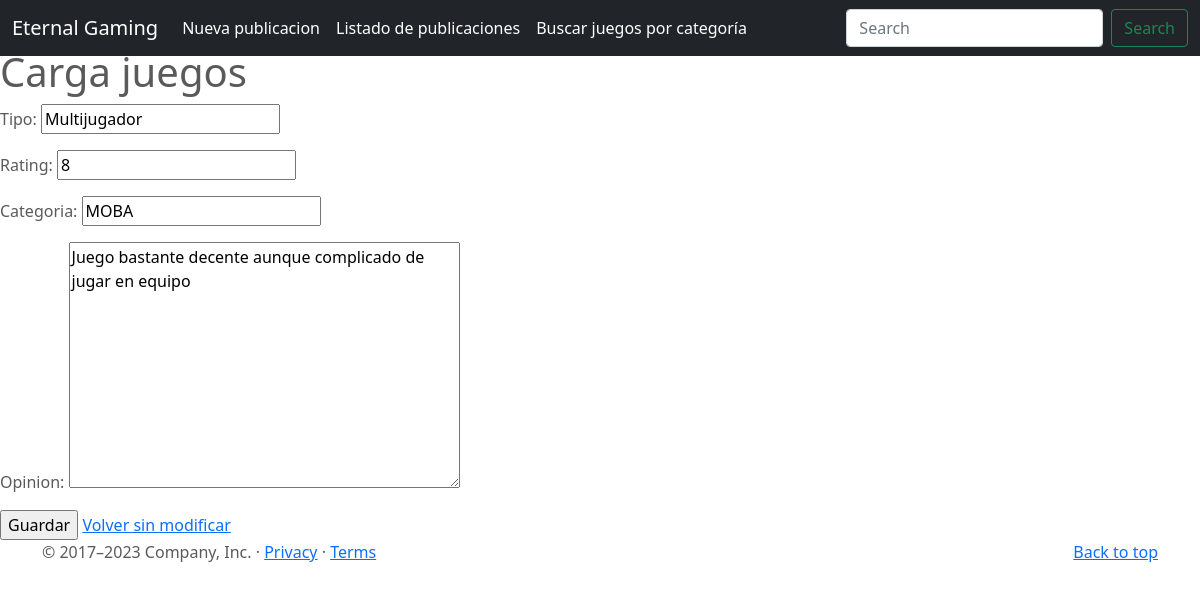
Page /juegos/3/update on the committed database.
### entrega_final_app/models.py (models this page shows, shortened)
class Juegos(models.Model):
    nombre = models.CharField(max_length=50)
    tipo = models.CharField(max_length=50)
    rating = models.CharField(max_length=2)
    categoria = models.CharField(max_length=50)
    opinion = models.TextField(max_length=500)

### entrega_final_app/views.py (the view)
# urls.py: path('juegos/<pk>/update',JuegosUpdate.as_view(), name = "juegos-update"),
class JuegosUpdate(UpdateView):
    model = Juegos
    success_url = reverse_lazy("juegos")
    fields = ['tipo',
              'rating',
              'categoria',
              'opinion'
             ]

### entrega_final_app/templates/entrega_final_app/juegos_form.html (shortened to what this page needs)
{% extends 'entrega_final_app/base.html'%}
{%block titulo%} Carga juegos {%endblock%}
{%block main%}
<form method="POST">
    {{form.as_p}}
    <input type="submit" value="Guardar">
    <a href="{% url 'juegos' %}"> Volver sin modificar</a>
</form>
{% endblock %}

### entrega_final_app/static/entrega_final_app/css/juegos.css (style rules this page uses)
body { padding-top: 3rem; padding-bottom: 3rem; color: #5a5a5a; }

### rows in the picture
Juegos: tipo "Multijugador", rating "8", categoria "MOBA", opinion "Juego bastante decente aunque complicado de jugar en equipo"
